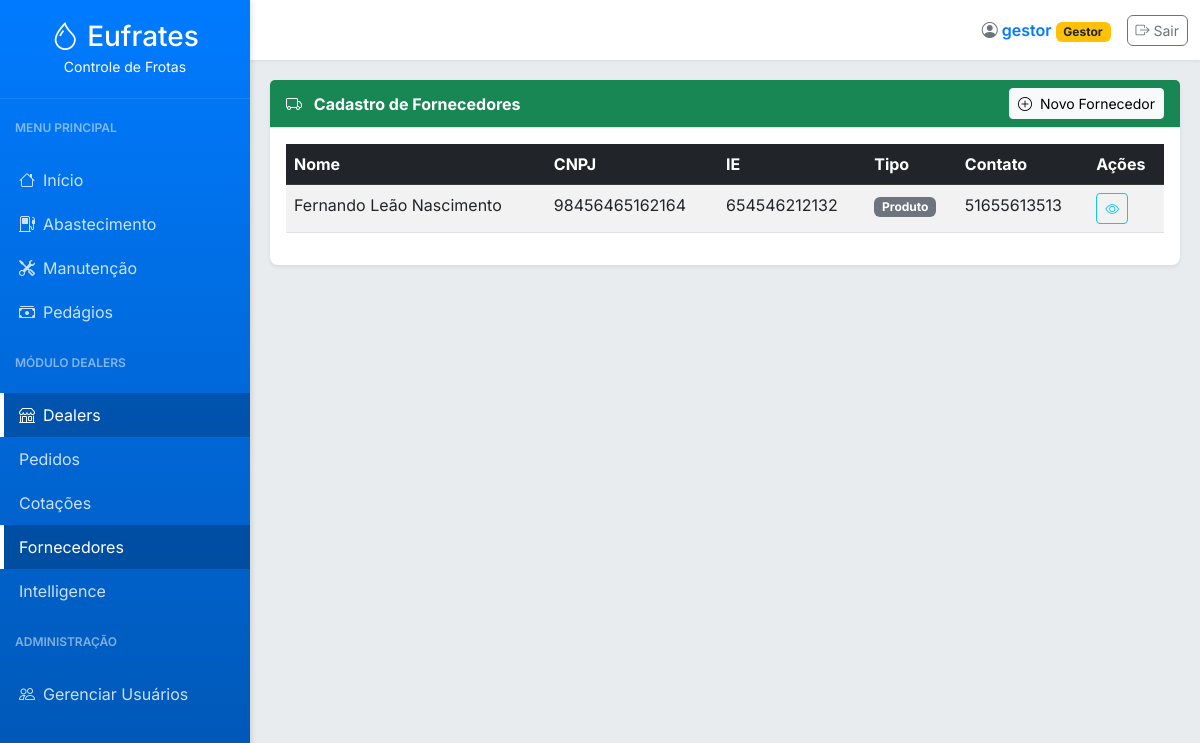
The page /dealers/fornecedores (signed in) on the database as committed earlier.
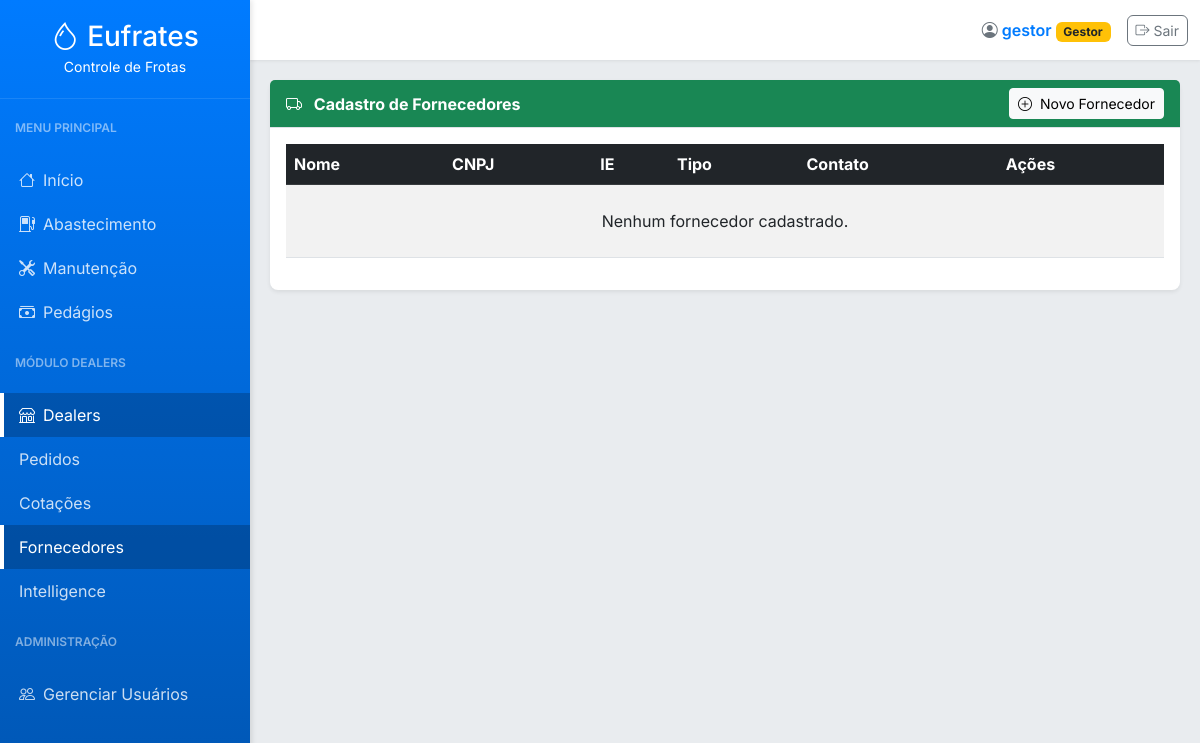
The same page on the database as committed later.
### tables this page shows
CREATE TABLE fornecedores (
        id INTEGER PRIMARY KEY AUTOINCREMENT,
        cnpj TEXT NOT NULL UNIQUE,
        nome TEXT NOT NULL,
        ie TEXT,
        endereco TEXT,
        tipo TEXT,
        contato TEXT,
        data_registro TEXT DEFAULT CURRENT_TIMESTAMP
    );

### app.py (the view, shortened to what this page needs)
@app.route('/dealers/fornecedores', methods=['GET', 'POST'])
@login_required
@roles_required(['Administrador', 'Gestor', 'Comprador'])
def fornecedores():
    fornecedores_list = obter_fornecedores()
    return render_template('fornecedores.html', active_page='fornecedores', fornecedores=fornecedores_list)

### app.py (called while the page is built)
@app.before_request
def load_logged_in_user():
    user_id = session.get('user_id')
    if user_id is None:
        g.user = None
    else:
        g.user = get_user_by_id(user_id)

def login_required(view):
    @wraps(view)
    def wrapped_view(*args, **kwargs):
        if g.user is None:
            flash('Você precisa estar logado para acessar esta página.', 'warning')
            return redirect(url_for('login'))
        return view(*args, **kwargs)
    return wrapped_view

def roles_required(roles):
    def wrapper(view):
        @wraps(view)
        def wrapped_view(*args, **kwargs):
            if g.user is None:
                flash('Você precisa estar logado para acessar esta página.', 'warning')
                return redirect(url_for('login'))
            if g.user['role'] == 'Administrador':
                return view(*args, **kwargs)
            if g.user['role'] not in roles:
                flash('Acesso negado. Sua função não permite acessar esta página.', 'danger')
                return redirect(url_for('index'))
            return view(*args, **kwargs)
        return wrapped_view
    return wrapper

### templates/fornecedores.html (shortened to what this page needs)
{% extends "base.html" %}
{% block content %}
<div class="card">
    <div class="card-header bg-success text-white d-flex justify-content-between align-items-center">
        <div>
            <i class="bi bi-truck me-2"></i> Cadastro de Fornecedores
        </div>
        <button class="btn btn-light btn-sm" data-bs-toggle="modal" data-bs-target="#novoFornecedorModal">
            <i class="bi bi-plus-circle me-1"></i> Novo Fornecedor
        </button>
    </div>
    <div class="card-body">
        <div class="table-responsive">
            <table class="table table-striped table-hover">
                <thead class="table-dark">
                    <tr>
                        <th>Nome</th>
                        <th>CNPJ</th>
                        <th>IE</th>
                        <th>Tipo</th>
                        <th>Contato</th>
                        <th>Ações</th>
                    </tr>
                </thead>
                <tbody>
                    {% for fornecedor in fornecedores %}
                    <tr>
                        <td>{{ fornecedor.nome }}</td>
                        <td>{{ fornecedor.cnpj }}</td>
                        <td>{{ fornecedor.ie if fornecedor.ie else '-' }}</td>
                        <td><span class="badge bg-secondary">{{ fornecedor.tipo }}</span></td>
                        <td>{{ fornecedor.contato }}</td>
                        <td>
                            <button class="btn btn-sm btn-outline-info" onclick="detalhesFornecedor({{ fornecedor.id }})" title="Detalhes">
                                <i class="bi bi-eye"></i>
                            </button>
                            </td>
                    </tr>
                    {% else %}
                    <tr>
                        <td colspan="6" class="text-center py-4">Nenhum fornecedor cadastrado.</td>
                    </tr>
                    {% endfor %}
                </tbody>
            </table>
        </div>
    </div>
</div>
{% endblock %}

Rows that differ between the two databases and show on the page:
removed fornecedores: nome "Fernando Leão Nascimento", cnpj "98456465162164", ie "654546212132", tipo "Produto", contato "51655613513"
Other text that changed with them:
text now shown: "Nenhum fornecedor cadastrado."
